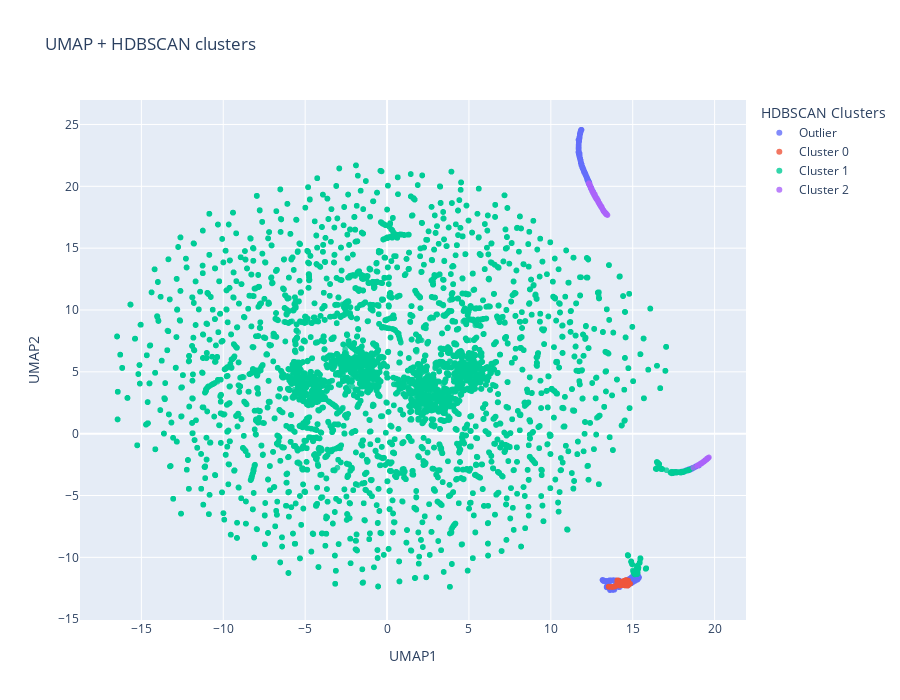

Notebook code cell kept with this figure:
### Code cell
# -----------------------------
# UMAP embedding
# -----------------------------
reducer = umap.UMAP(
    n_neighbors=30,
    min_dist=0.1,
    n_components=2,
    metric='euclidean',
    random_state=42
)

X_umap = reducer.fit_transform(X)

df_vis = df.copy()
df_vis['UMAP1'] = X_umap[:, 0]
df_vis['UMAP2'] = X_umap[:, 1]
df_vis['cluster_label'] = hdb_labels

df_vis['Cluster'] = df_vis['cluster_label'].map(
    lambda lbl: 'Outlier' if lbl == -1 else f'Cluster {lbl}'
)

cluster_order = ['Outlier'] + [f'Cluster {i}' for i in sorted(df_vis[df_vis['cluster_label'] != -1]['cluster_label'].unique())]
df_vis['Cluster'] = pd.Categorical(df_vis['Cluster'], categories=cluster_order, ordered=True)

hover_cols = ['is_attack', 'n_connections'] 

fig = px.scatter(
    df_vis,
    x='UMAP1',
    y='UMAP2',
    color='Cluster',
    hover_data=hover_cols,  # Ahora sí: columnas del DataFrame
    title="UMAP + HDBSCAN clusters",
    width=900,
    height=700
)

fig.update_traces(marker=dict(size=6, opacity=0.8))
fig.update_layout(legend_title_text='HDBSCAN Clusters')
fig.write_image(
    "../reports/figures/umap_hdbscan_210.png",
    width=1000,      # ancho en píxeles
    height=600,      # alto en píxeles
    scale=2          # factor de escalado (2 = ~200 DPI)
)
fig.show()

### Figure 1 — Plotly figure (JSON) as saved in the notebook; plotly's stock layout.template omitted (floating-point values rounded to 4 significant figures; data arrays with more than 128 entries replaced by an {"elided": "..."} marker saying what was removed)
{"data": [{"customdata": {"elided": "1441x2 float values"}, "hovertemplate": "Cluster=Outlier<br>UMAP1=%{x}<br>UMAP2=%{y}<br>is_attack=%{customdata[0]}<br>n_connections=%{customdata[1]}<extra></extra>", "legendgroup": "Outlier", "marker": {"color": "#636efa", "opacity": 0.8, "size": 6, "symbol": "circle"}, "mode": "markers", "name": "Outlier", "showlegend": true, "type": "scattergl", "x": {"elided": "1441 float values"}, "xaxis": "x", "y": {"elided": "1441 float values"}, "yaxis": "y"}, {"customdata": {"elided": "126x2 float values"}, "hovertemplate": "Cluster=Cluster 0<br>UMAP1=%{x}<br>UMAP2=%{y}<br>is_attack=%{customdata[0]}<br>n_connections=%{customdata[1]}<extra></extra>", "legendgroup": "Cluster 0", "marker": {"color": "#EF553B", "opacity": 0.8, "size": 6, "symbol": "circle"}, "mode": "markers", "name": "Cluster 0", "showlegend": true, "type": "scattergl", "x": [14.83, 14.82, 14.82, 14.8, 14.81, 14.8, 14.8, 14.78, 14.76, 14.47, 14.61, 14.61, 14.59, 14.62, 14.62, 14.59, 14.44, 14.38, 14.4, 14.32, 14.3, 14.3, 14.22, 14.23, 14.23, 14.11, 14.07, 14.07, 14.07, 13.98, 13.99, 13.97, 13.9, 13.91, 13.88, 13.76, 13.78, 13.73, 13.61, 13.61, 13.61, 13.59, 13.59, 13.58, 13.54, 13.53, 13.53, 14.82, 14.83, 14.84, 14.78, 14.78, 14.76, 14.72, 14.74, 14.75, 14.75, 14.73, 14.7, 14.72, 14.72, 14.69, 14.69, 14.7, 14.7, 14.6, 14.55, 14.54, 14.53, 14.71, 14.68, 14.68, 14.39, 14.39, 14.38, 14.37, 14.37, 14.36, 14.29, 14.31, 14.32, 14.2, 14.23, 14.23, 14.12, 14.07, 14.03, 14.03, 14.05, 13.92, 13.93, 13.93, 13.93, 13.94, 13.95, 13.55, 13.56, 13.56, 13.53, 13.54, 14.47, 14.46, 14.36, 14.41, 14.41, 14.5, 14.52, 14.5, 14.49, 14.47, 14.42, 14.57, 14.54, 14.52, 14.48, 14.09, 14.09, 14.09, 14.65, 14.58, 14.14, 14.11, 14.09, 14.08, 14.07, 14.06], "xaxis": "x", "y": [-12.14, -12.14, -12.14, -12.16, -12.15, -12.15, -12.13, -12.15, -12.17, -11.91, -12.25, -12.27, -12.25, -12.23, -12.25, -12.2, -12.25, -12.22, -12.22, -12.23, -12.24, -12.24, -12.27, -12.27, -12.27, -11.91, -12.26, -12.26, -12.26, -12.3, -12.3, -12.3, -12.36, -12.35, -12.37, -12.39, -12.39, -12.4, -12.38, -12.38, -12.38, -12.39, -12.39, -12.39, -12.38, -12.38, -12.38, -12.14, -12.14, -12.13, -12.2, -12.16, -12.19, -11.88, -12.21, -12.17, -12.18, -11.88, -12.24, -12.24, -12.21, -11.92, -12.26, -12.26, -12.25, -11.95, -12.27, -12.26, -12.28, -12.28, -12.28, -12.29, -12.24, -12.23, -12.23, -12.23, -12.23, -12.24, -12.25, -12.24, -12.24, -12.28, -12.23, -12.27, -11.9, -11.9, -12.27, -12.26, -11.99, -12.33, -12.32, -12.34, -12.32, -12.32, -12.32, -12.38, -12.39, -12.38, -12.37, -12.37, -11.93, -11.9, -12.05, -12.02, -12.01, -11.9, -11.91, -11.91, -11.92, -11.91, -11.93, -11.9, -11.92, -11.94, -11.89, -11.88, -11.88, -11.89, -11.86, -11.82, -11.9, -11.87, -11.88, -11.88, -11.87, -11.86], "yaxis": "y"}, {"customdata": {"elided": "22056x2 float values"}, "hovertemplate": "Cluster=Cluster 1<br>UMAP1=%{x}<br>UMAP2=%{y}<br>is_attack=%{customdata[0]}<br>n_connections=%{customdata[1]}<extra></extra>", "legendgroup": "Cluster 1", "marker": {"color": "#00cc96", "opacity": 0.8, "size": 6, "symbol": "circle"}, "mode": "markers", "name": "Cluster 1", "showlegend": true, "type": "scattergl", "x": {"elided": "22056 float values"}, "xaxis": "x", "y": {"elided": "22056 float values"}, "yaxis": "y"}, {"customdata": {"elided": "382x2 float values"}, "hovertemplate": "Cluster=Cluster 2<br>UMAP1=%{x}<br>UMAP2=%{y}<br>is_attack=%{customdata[0]}<br>n_connections=%{customdata[1]}<extra></extra>", "legendgroup": "Cluster 2", "marker": {"color": "#ab63fa", "opacity": 0.8, "size": 6, "symbol": "circle"}, "mode": "markers", "name": "Cluster 2", "showlegend": true, "type": "scattergl", "x": {"elided": "382 float values"}, "xaxis": "x", "y": {"elided": "382 float values"}, "yaxis": "y"}], "layout": {"height": 700, "legend": {"title": {"text": "HDBSCAN Clusters"}, "tracegroupgap": 0}, "title": {"text": "UMAP + HDBSCAN clusters"}, "width": 900, "xaxis": {"anchor": "y", "domain": [0, 1], "title": {"text": "UMAP1"}}, "yaxis": {"anchor": "x", "domain": [0, 1], "title": {"text": "UMAP2"}}}}
